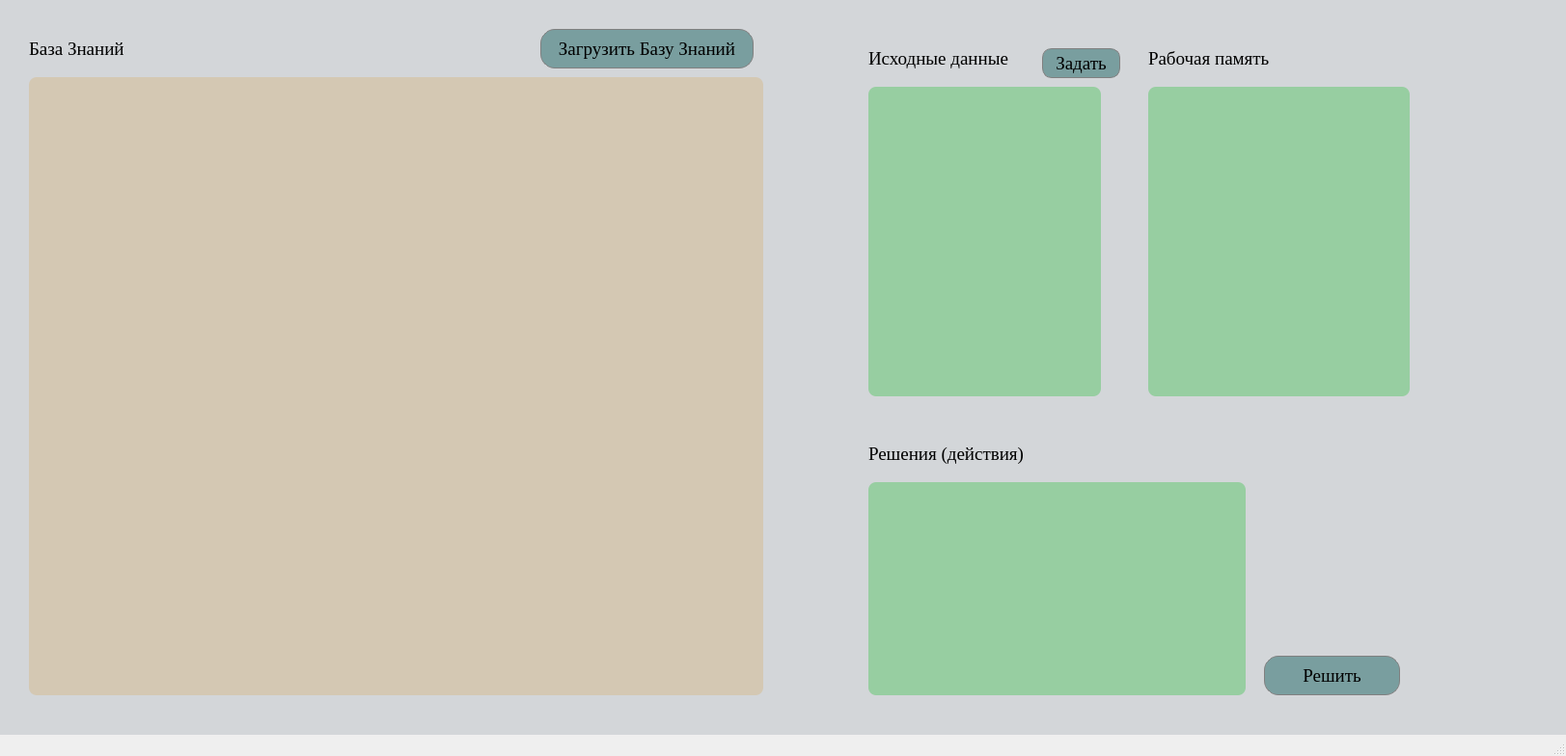
<?xml version="1.0" encoding="UTF-8"?>
<ui version="4.0">
 <class>MainWindow</class>
 <widget class="QMainWindow" name="MainWindow">
  <property name="geometry">
   <rect>
    <x>0</x>
    <y>0</y>
    <width>1623</width>
    <height>784</height>
   </rect>
  </property>
  <property name="font">
   <font>
    <family>Arial</family>
    <pointsize>14</pointsize>
    <weight>75</weight>
    <italic>true</italic>
    <bold>true</bold>
   </font>
  </property>
  <property name="windowTitle">
   <string>MainWindow</string>
  </property>
  <property name="autoFillBackground">
   <bool>true</bool>
  </property>
  <property name="styleSheet">
   <string notr="true">QPushButton {
	border: 1px solid gray;
	border-radius: 15%;
	background-color: rgba(84, 134, 135,180);

}

QPushButton:hover { 
	border-width: 2px;
	background-color: rgba(84, 134, 135,140);
}


QPushButton:pressed { 
	border-style: inset;
	background-color: rgba(84, 134, 135,100);
}

#centralwidget{
background-color:rgba(1, 25, 54,30)
}

QTextBrowser {
	background-color:rgba(59, 193, 74,100);
	border-radius: 8%;
}

QTableView {
border-radius: 8%;
background-color:rgba(215, 179, 119,100);
}</string>
  </property>
  <widget class="QWidget" name="centralwidget">
   <property name="font">
    <font>
     <family>Arial Black</family>
     <pointsize>11</pointsize>
     <weight>50</weight>
     <italic>false</italic>
     <bold>false</bold>
    </font>
   </property>
   <widget class="QLabel" name="label">
    <property name="geometry">
     <rect>
      <x>1190</x>
      <y>30</y>
      <width>171</width>
      <height>61</height>
     </rect>
    </property>
    <property name="font">
     <font>
      <family>Times New Roman</family>
      <pointsize>14</pointsize>
      <weight>50</weight>
      <italic>false</italic>
      <bold>false</bold>
     </font>
    </property>
    <property name="text">
     <string>Рабочая память</string>
    </property>
   </widget>
   <widget class="QTextBrowser" name="textBrowser">
    <property name="geometry">
     <rect>
      <x>1190</x>
      <y>90</y>
      <width>271</width>
      <height>321</height>
     </rect>
    </property>
    <property name="font">
     <font>
      <family>Times New Roman</family>
      <pointsize>14</pointsize>
      <weight>50</weight>
      <italic>false</italic>
      <bold>false</bold>
     </font>
    </property>
   </widget>
   <widget class="QPushButton" name="pushButton">
    <property name="geometry">
     <rect>
      <x>560</x>
      <y>30</y>
      <width>221</width>
      <height>41</height>
     </rect>
    </property>
    <property name="font">
     <font>
      <family>Times New Roman</family>
      <pointsize>14</pointsize>
      <weight>50</weight>
      <italic>false</italic>
      <bold>false</bold>
     </font>
    </property>
    <property name="cursor">
     <cursorShape>PointingHandCursor</cursorShape>
    </property>
    <property name="autoFillBackground">
     <bool>false</bool>
    </property>
    <property name="styleSheet">
     <string notr="true"/>
    </property>
    <property name="text">
     <string>Загрузить Базу Знаний</string>
    </property>
   </widget>
   <widget class="QLabel" name="label_2">
    <property name="geometry">
     <rect>
      <x>900</x>
      <y>30</y>
      <width>171</width>
      <height>61</height>
     </rect>
    </property>
    <property name="font">
     <font>
      <family>Times New Roman</family>
      <pointsize>14</pointsize>
      <weight>50</weight>
      <italic>false</italic>
      <bold>false</bold>
     </font>
    </property>
    <property name="text">
     <string>Исходные данные</string>
    </property>
   </widget>
   <widget class="QTextBrowser" name="textBrowser_2">
    <property name="geometry">
     <rect>
      <x>900</x>
      <y>90</y>
      <width>241</width>
      <height>321</height>
     </rect>
    </property>
    <property name="font">
     <font>
      <family>Times New Roman</family>
      <pointsize>14</pointsize>
      <weight>50</weight>
      <italic>false</italic>
      <bold>false</bold>
     </font>
    </property>
   </widget>
   <widget class="QLabel" name="label_3">
    <property name="geometry">
     <rect>
      <x>30</x>
      <y>20</y>
      <width>171</width>
      <height>61</height>
     </rect>
    </property>
    <property name="font">
     <font>
      <family>Times New Roman</family>
      <pointsize>14</pointsize>
      <weight>50</weight>
      <italic>false</italic>
      <bold>false</bold>
     </font>
    </property>
    <property name="text">
     <string>База Знаний</string>
    </property>
   </widget>
   <widget class="QLabel" name="label_4">
    <property name="geometry">
     <rect>
      <x>900</x>
      <y>440</y>
      <width>231</width>
      <height>61</height>
     </rect>
    </property>
    <property name="font">
     <font>
      <family>Times New Roman</family>
      <pointsize>14</pointsize>
      <weight>50</weight>
      <italic>false</italic>
      <bold>false</bold>
     </font>
    </property>
    <property name="text">
     <string>Решения (действия)</string>
    </property>
   </widget>
   <widget class="QTextBrowser" name="textBrowser_4">
    <property name="geometry">
     <rect>
      <x>900</x>
      <y>500</y>
      <width>391</width>
      <height>221</height>
     </rect>
    </property>
    <property name="font">
     <font>
      <family>Times New Roman</family>
      <pointsize>14</pointsize>
      <weight>50</weight>
      <italic>false</italic>
      <bold>false</bold>
     </font>
    </property>
   </widget>
   <widget class="QPushButton" name="pushButton_2">
    <property name="geometry">
     <rect>
      <x>1310</x>
      <y>680</y>
      <width>141</width>
      <height>41</height>
     </rect>
    </property>
    <property name="font">
     <font>
      <family>Times New Roman</family>
      <pointsize>14</pointsize>
      <weight>50</weight>
      <italic>false</italic>
      <bold>false</bold>
     </font>
    </property>
    <property name="cursor">
     <cursorShape>PointingHandCursor</cursorShape>
    </property>
    <property name="text">
     <string>Решить</string>
    </property>
   </widget>
   <widget class="QPushButton" name="pushButton_3">
    <property name="geometry">
     <rect>
      <x>1080</x>
      <y>50</y>
      <width>81</width>
      <height>31</height>
     </rect>
    </property>
    <property name="font">
     <font>
      <family>Times New Roman</family>
      <pointsize>14</pointsize>
      <weight>50</weight>
      <italic>false</italic>
      <bold>false</bold>
     </font>
    </property>
    <property name="cursor">
     <cursorShape>PointingHandCursor</cursorShape>
    </property>
    <property name="styleSheet">
     <string notr="true">#pushButton_3{
	border-radius:10%;
}</string>
    </property>
    <property name="text">
     <string>Задать</string>
    </property>
   </widget>
   <widget class="QTableView" name="tableView">
    <property name="geometry">
     <rect>
      <x>30</x>
      <y>80</y>
      <width>761</width>
      <height>641</height>
     </rect>
    </property>
    <property name="font">
     <font>
      <family>Times New Roman</family>
      <pointsize>14</pointsize>
      <weight>50</weight>
      <italic>false</italic>
      <bold>false</bold>
     </font>
    </property>
   </widget>
  </widget>
  <widget class="QMenuBar" name="menubar">
   <property name="geometry">
    <rect>
     <x>0</x>
     <y>0</y>
     <width>1623</width>
     <height>23</height>
    </rect>
   </property>
  </widget>
  <widget class="QStatusBar" name="statusbar"/>
 </widget>
 <resources/>
 <connections/>
</ui>
